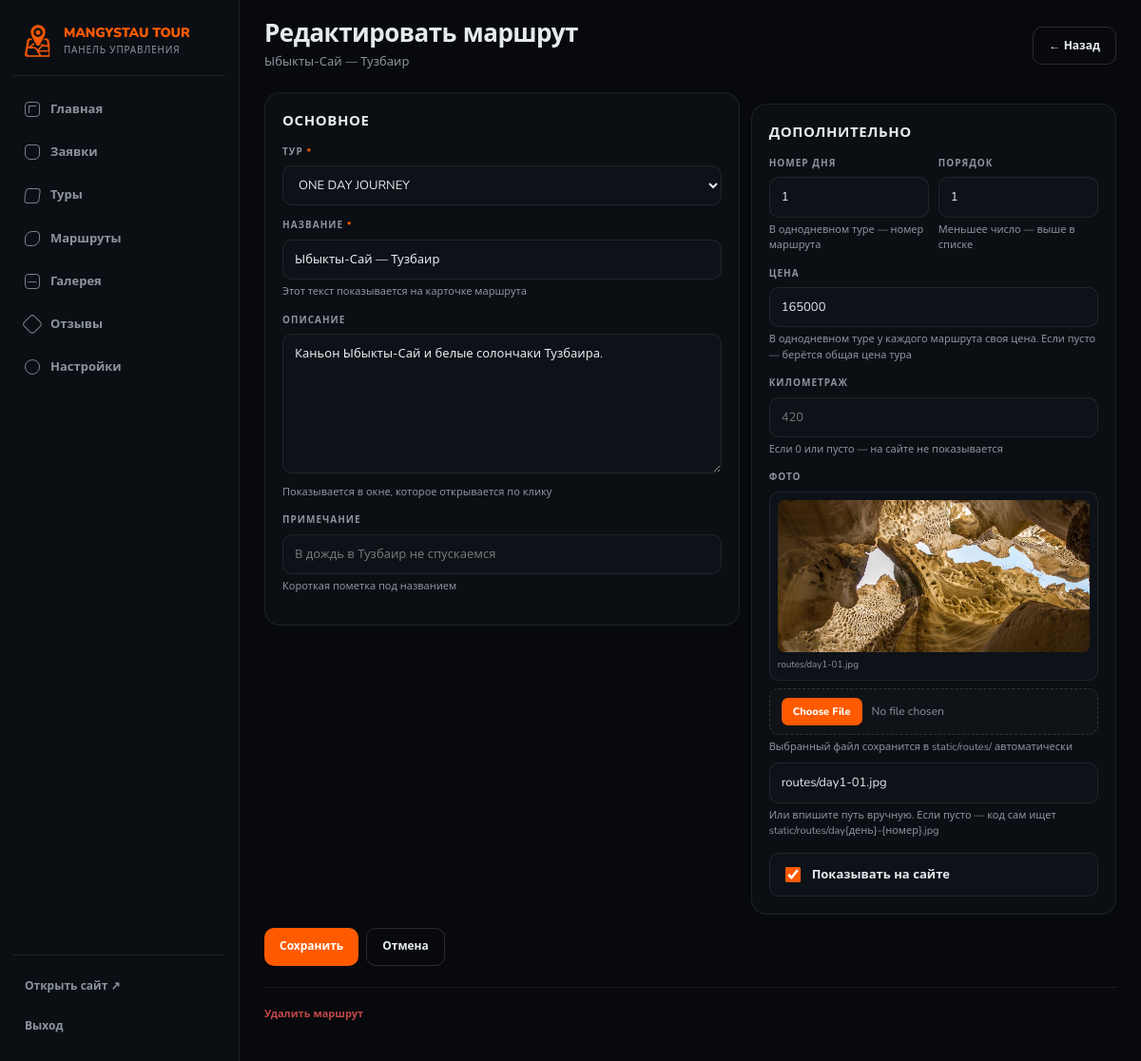
The app's page /admin/routes/1/edit (signed in) with its own data.
### app/models.py (models this page shows)
class SiteSetting(db.Model):
    id = db.Column(
        db.Integer,
        primary_key=True
    )
    key = db.Column(
        db.String(80),
        unique=True,
        nullable=False
    )
    value = db.Column(
        db.Text,
        nullable=False,
        default=""
    )

class TourRoute(db.Model):
    id = db.Column(
        db.Integer,
        primary_key=True
    )
    tour_id = db.Column(
        db.Integer,
        db.ForeignKey("tour.id"),
        nullable=False
    )
    day_number = db.Column(
        db.Integer,
        default=1
    )
    title = db.Column(
        db.String(300),
        nullable=False
    )
    description = db.Column(
        db.Text,
        default=""
    )
    price = db.Column(
        db.String(100),
        default=""
    )
    duration = db.Column(
        db.String(100),
        default=""
    )
    vehicle = db.Column(
        db.String(100),
        default="4x4 Jeep"
    )
    group_size = db.Column(
        db.String(100),
        default="1-4 Guests"
    )
    sort_order = db.Column(
        db.Integer,
        default=0
    )
    active = db.Column(
        db.Boolean,
        default=True
    )
    image = db.Column(
        db.String(500),
        default=""
    )
    note = db.Column(
        db.String(300),
        default=""
    )
    km = db.Column(
        db.Integer,
        default=0
    )
    tour = db.relationship(
        "Tour",
        backref=db.backref(
            "routes",
            lazy=True,
            cascade="all, delete-orphan"
        )
    )

class Tour(db.Model):
    id = db.Column(
        db.Integer,
        primary_key=True
    )
    title = db.Column(
        db.String(160),
        nullable=False
    )
    duration = db.Column(
        db.String(80),
        default=""
    )
    price = db.Column(
        db.String(100),
        default=""
    )
    description = db.Column(
        db.Text,
        default=""
    )
    image = db.Column(
        db.String(500),
        default=""
    )
    badge = db.Column(
        db.String(40),
        default=""
    )
    sort_order = db.Column(
        db.Integer,
        default=0
    )
    active = db.Column(
        db.Boolean,
        default=True
    )
    code = db.Column(
        db.String(40),
        default=""
    )
    price_basic = db.Column(
        db.Integer,
        default=0
    )
    price_plus = db.Column(
        db.Integer,
        default=0
    )
    price_deluxe = db.Column(
        db.Integer,
        default=0
    )

### app/routes.py (the view, shortened to what this page needs)
@admin_bp.route("/routes/<int:id>/edit", methods=["GET", "POST"])
@login_required
def edit_route(id):
    item = db.get_or_404(TourRoute, id)
    tours = Tour.query.order_by(Tour.sort_order, Tour.id).all()
    return render_template("admin/route_form.html", route=item, tours=tours)

### app/routes.py (called while the page is built)
def login_required(f):
    @wraps(f)
    def decorated_function(*args, **kwargs):
        if not session.get("admin_logged_in"):
            return redirect(
                url_for("admin.login")
            )
        return f(*args, **kwargs)
    return decorated_function

def settings():
    return {
        x.key: x.value
        for x in SiteSetting.query.all()
    }

def html_lang(code):
    for x in LANGUAGES:
        if x["code"] == code:
            return x["html"]
    return "en"

def asset(filename):
    try:
        path = os.path.join(current_app.static_folder, filename)
        stamp = int(os.path.getmtime(path))
    except (OSError, RuntimeError, TypeError):
        return url_for("static", filename=filename)
    return url_for("static", filename=filename, v=stamp)

@site_bp.app_context_processor
def _inject_site_context():
    language = session.get("language", DEFAULT_LANGUAGE)
    if language not in LANGUAGE_CODES:
        language = DEFAULT_LANGUAGE
    return {
        "language": language,
        "tr": Tr(language),
        "settings": settings(),
        "now_year": date.today().year,
    }

@admin_bp.app_context_processor
def inject_admin_menu():
    items = []
    for endpoint, label, icon in ADMIN_MENU:
        if endpoint in current_app.view_functions:
            items.append({
                "endpoint": endpoint,
                "label": label,
                "icon": icon,
            })
    return {"admin_menu": items}

### app/templates/admin/route_form.html (shortened to what this page needs)
{% extends "admin/base.html" %}
{% block heading %}{{ 'Редактировать маршрут' if route else 'Новый маршрут' }}{% endblock %}
{% block subheading %}
    <p>{{ route.title if route else 'День тура или отдельный маршрут' }}</p>
{% endblock %}
{% block actions %}
    <a class="admin-btn admin-btn-ghost" href="{{ url_for('admin.routes_page') }}">← Назад</a>
{% endblock %}
{% block content %}
<form
    method="POST"
    enctype="multipart/form-data"
    action="{{ url_for('admin.edit_route', id=route.id) if route else url_for('admin.new_route') }}"
>
    <div class="form-columns">
        <section class="admin-card">
            <div class="admin-card-head"><h2>Основное</h2></div>
            <label class="form-field">
                <span>Тур <em>*</em></span>
                <select name="tour_id" required>
                    {% for t in tours %}
                    <option
                        value="{{ t.id }}"
                        {% if route and route.tour_id == t.id %}selected{% endif %}
                    >{{ t.title }}</option>
                    {% endfor %}
                </select>
            </label>
            <label class="form-field">
                <span>Название <em>*</em></span>
                <input
                    type="text"
                    name="title"
                    value="{{ route.title if route else '' }}"
                    placeholder="AKTAU • KARAMSAI • SHAKPAK-ATA"
                    required
                >
                <small>Этот текст показывается на карточке маршрута</small>
            </label>
            <label class="form-field">
                <span>Описание</span>
                <textarea
                    name="description"
                    rows="6"
                    placeholder="Как проходит день: куда едем, что смотрим, где ночуем"
                >{{ route.description if route else '' }}</textarea>
                <small>Показывается в окне, которое открывается по клику</small>
            </label>
            <label class="form-field">
                <span>Примечание</span>
                <input
                    type="text"
                    name="note"
                    value="{{ route.note if route else '' }}"
                    placeholder="В дождь в Тузбаир не спускаемся"
                >
                <small>Короткая пометка под названием</small>
            </label>
        </section>
        <section class="admin-card">
            <div class="admin-card-head"><h2>Дополнительно</h2></div>
            <div class="form-row">
                <label class="form-field">
                    <span>Номер дня</span>
                    <input
                        type="number"
                        name="day_number"
                        min="1"
                        value="{{ route.day_number if route else 1 }}"
                    >
                    <small>В однодневном туре — номер маршрута</small>
                </label>
                <label class="form-field">
                    <span>Порядок</span>
                    <input
                        type="number"
                        name="sort_order"
                        value="{{ route.sort_order if route else 0 }}"
                    >
                    <small>Меньшее число — выше в списке</small>
                </label>
            </div>
            <label class="form-field">
                <span>Цена</span>
                <input
                    type="text"
                    name="price"
                    value="{{ route.price if route else '' }}"
                    placeholder="165000"
                    inputmode="numeric"
                >
                <small>В однодневном туре у каждого маршрута своя цена.
                       Если пусто — берётся общая цена тура</small>
            </label>
            <label class="form-field">
                <span>Километраж</span>
                <input
                    type="text"
                    name="km"
                    value="{{ route.km if route and route.km else '' }}"
                    placeholder="420"
                    inputmode="numeric"
                >
                <small>Если 0 или пусто — на сайте не показывается</small>
            </label>
            <div class="form-field">
                <span>Фото</span>
                {% if route and route.image %}
                <div class="image-preview">
                    <img src="{{ url_for('static', filename=route.image) }}" alt="">
                    <small>{{ route.image }}</small>
                </div>
                {% endif %}
                <input type="file" name="image_file" accept="image/*" class="file-input">
                <small>Выбранный файл сохранится в static/routes/ автоматически</small>
                <input
                    type="text"
                    name="image"
                    value="{{ route.image if route else '' }}"
                    placeholder="routes/day2-01.jpg"
                    class="mt"
                >
                <small>Или впишите путь вручную. Если пусто — код сам ищет
                       static/routes/day{день}-{номер}.jpg</small>
            </div>
            <label class="form-check">
                <input
                    type="checkbox"
                    name="active"
                    {% if not route or route.active %}checked{% endif %}
                >
                <span>Показывать на сайте</span>
            </label>
        </section>
    </div>
    <div class="form-actions">
        <button type="submit" class="admin-btn">
            {{ 'Сохранить' if route else 'Добавить' }}
        </button>
        <a class="admin-btn admin-btn-ghost" href="{{ url_for('admin.routes_page') }}">Отмена</a>
    </div>
</form>
{% if route %}
<form
    method="POST"
    action="{{ url_for('admin.delete_route', id=route.id) }}"
    onsubmit="return confirm('Удалить маршрут? Это действие необратимо.');"
    class="danger-zone"
>
    <button type="submit" class="admin-btn-danger">Удалить маршрут</button>
</form>
{% endif %}
{% endblock %}

### app/templates/admin/base.html (shortened to what this page needs)
<!doctype html>
<html lang="{{ html_lang(language) if html_lang is defined else 'kk' }}">
<head>
    <link rel="stylesheet" href="{{ asset('admin.css') if asset is defined else url_for('static', filename='admin.css') }}">
</head>
<body class="admin">
<aside class="admin-sidebar" id="adminSidebar">
    <a class="admin-logo" href="{{ url_for('site.index') }}" target="_blank" rel="noopener">
        <img src="{{ url_for('static', filename=settings.logo or 'logo-icon.png') }}" alt="">
        <span>
            <strong>{{ settings.brand_name or 'Mangystau Tour' }}</strong>
            <small>Панель управления</small>
        </span>
    </a>
    <nav class="admin-nav">
        {% for item in admin_menu %}
        <a
            href="{{ url_for(item.endpoint) }}"
            class="admin-nav-item{% if request.endpoint == item.endpoint %} is-active{% endif %}"
        >
            <span class="admin-icon admin-icon-{{ item.icon }}" aria-hidden="true"></span>
            {{ item.label }}
        </a>
        {% endfor %}
    </nav>
    <div class="admin-sidebar-foot">
        <a class="admin-site-link" href="{{ url_for('site.index') }}" target="_blank" rel="noopener">
            Открыть сайт ↗
        </a>
        <a class="admin-logout" href="{{ url_for('admin.logout') }}">Выход</a>
    </div>
</aside>
<main class="admin-main">
    <header class="admin-top">
        <div class="admin-top-text">
            <h1>{% block heading %}Главная{% endblock %}</h1>
            {% block subheading %}{% endblock %}
        </div>
        <div class="admin-top-actions">
            {% block actions %}{% endblock %}
        </div>
    </header>
    <div class="admin-content">
        {% block content %}{% endblock %}
    </div>
</main>
</body>
</html>

### records on screen
SiteSetting: value "MANGYSTAU TOUR"
TourRoute: title "Ыбыкты-Сай — Тузбаир", tour_id "ONE DAY JOURNEY", description "Каньон Ыбыкты-Сай и белые солончаки Тузбаира.", day_number "1", sort_order "1", price "165000", image (picture), image "routes/day1-01.jpg", active "☑"

### other values on screen
{{ item.label }} "Главная" "Заявки" "Туры" "Маршруты" "Галерея" "Отзывы" "Настройки"
{{ 'Редактировать маршрут' if route else 'Новый маршрут' }} "Редактировать маршрут"
{{ 'Сохранить' if route else 'Добавить' }} "Сохранить"
